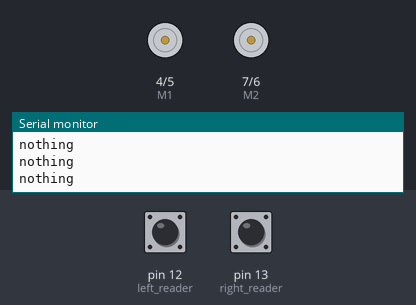
Simulated run of this sketch. Board: Arduino Uno, built with avr-gcc and run on an emulated ATmega328P. On the bench: direction and speed pins drawn as motors (green arrow = direction pin HIGH = forward, orange = LOW = backward, longer = more drive), the last lines printed to the serial monitor. Inputs (shaded band) come from the test bench; at power-on: pin 12 (left_reader) LOW, pin 13 (right_reader) LOW.

Above: at 1.2 s.
1.3 s: pin 12 (left_reader) pulled HIGH for 0.15 s
At 1.39 s:
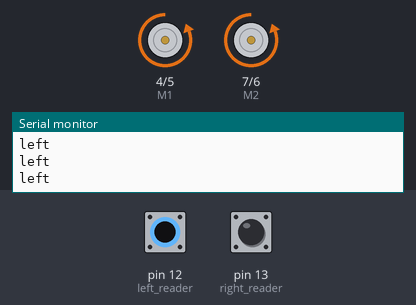
2.9 s: pin 13 (right_reader) pulled HIGH for 0.15 s
At 2.98 s:
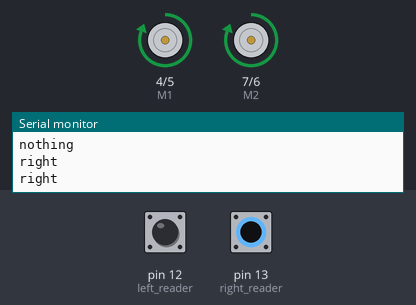
4.5 s: pin 12 (left_reader) pulled HIGH for 1 s
At 6.5 s:
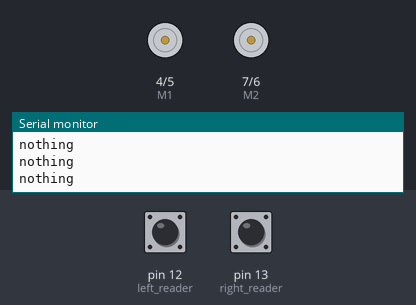
8.5 s: pin 13 (right_reader) pulled HIGH for 1 s
At 9.1 s:
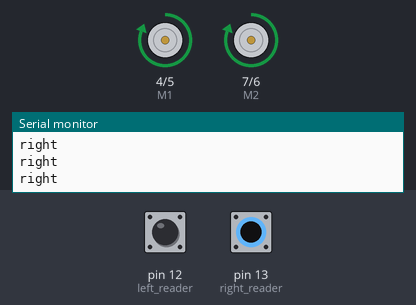
12.5 s: pin 13 (right_reader) pulled HIGH for 3.2 s
At 16.8 s:
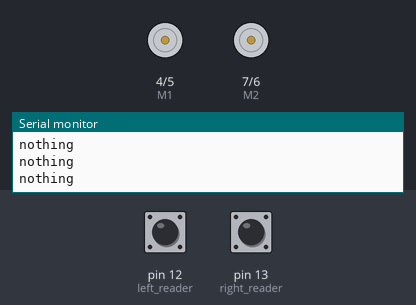
17.2 s: pin 13 (right_reader) pulsed HIGH 2 times (0.12 s each, 0.3 s apart)
At 17.41 s:
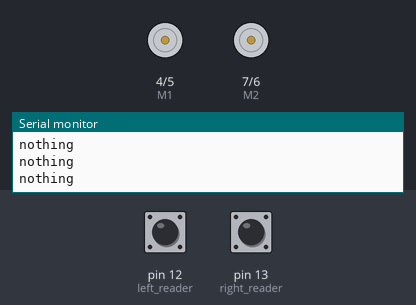
Timing chart, 0 to 20.2 s (numbered marks = the images above; inputs shaded):
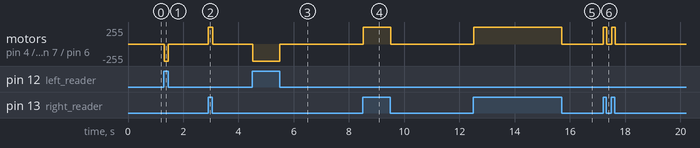

The sketch:

motor_program.ino
```cpp
//Arduino PWM Speed Control：
int E1 = 5;
int M1 = 4;
int E2 = 6;
int M2 = 7;
int right_reader = 13;
int left_reader = 12;
void setup()
{
    pinMode(M1, OUTPUT);
    pinMode(M2, OUTPUT);
    pinMode(right_reader, INPUT);
    pinMode(left_reader, INPUT);
    Serial.begin(9600);
}

void loop()
{
  int right;
  int left;
  right = digitalRead(right_reader);
  left = digitalRead(left_reader);
  if (right==1 && left == 0)
  {
    Serial.println("right");
    digitalWrite(M1, HIGH);
    digitalWrite(M2, HIGH);
    analogWrite(E1, 255);   //PWM Speed Control
    analogWrite(E2, 255);   //PWM Speed Control
    delay(30);
  }
  if (right == 0 && left == 1)
  {
    Serial.println("left");
    digitalWrite(M1, LOW);
    digitalWrite(M2, LOW);
    analogWrite(E1, 255);   //PWM Speed Control
    analogWrite(E2, 255);   //PWM Speed Control
    delay(30);
  }
  if ((right == 0 && left == 0) || (right == 1 && left == 1))
  {
    Serial.println("nothing");
    digitalWrite(M1, LOW);
    digitalWrite(M2, LOW);
    analogWrite(E1, 0);   //PWM Speed Control
    analogWrite(E2, 0);   //PWM Speed Control
  }
}
```

Measured:
- after the input at 1.3 s, motor on pin 4 (M1) / pin 5 (E1), motor on pin 7 (M2) / pin 6 (E2): stopped → backward 255/255 at once, → stopped 0.15 s later
- after the input at 2.9 s, motor on pin 4 (M1) / pin 5 (E1), motor on pin 7 (M2) / pin 6 (E2): stopped → forward 255/255 at once, → stopped 0.15 s later
- after the input at 4.5 s, motor on pin 4 (M1) / pin 5 (E1), motor on pin 7 (M2) / pin 6 (E2): stopped → backward 255/255 at once, → stopped 0.99 s later
- after the input at 8.5 s, motor on pin 4 (M1) / pin 5 (E1), motor on pin 7 (M2) / pin 6 (E2): stopped → forward 255/255 at once, → stopped 0.99 s later
- after the input at 12.5 s, motor on pin 4 (M1) / pin 5 (E1), motor on pin 7 (M2) / pin 6 (E2): stopped → forward 255/255 at once, → stopped 3.2 s later
- after the input at 17.2 s, motor on pin 4 (M1) / pin 5 (E1), motor on pin 7 (M2) / pin 6 (E2): alternates forward 255/255 for 0.12 s and stopped for 0.18 s, 4 changes in all, then stays stopped, starting at once
